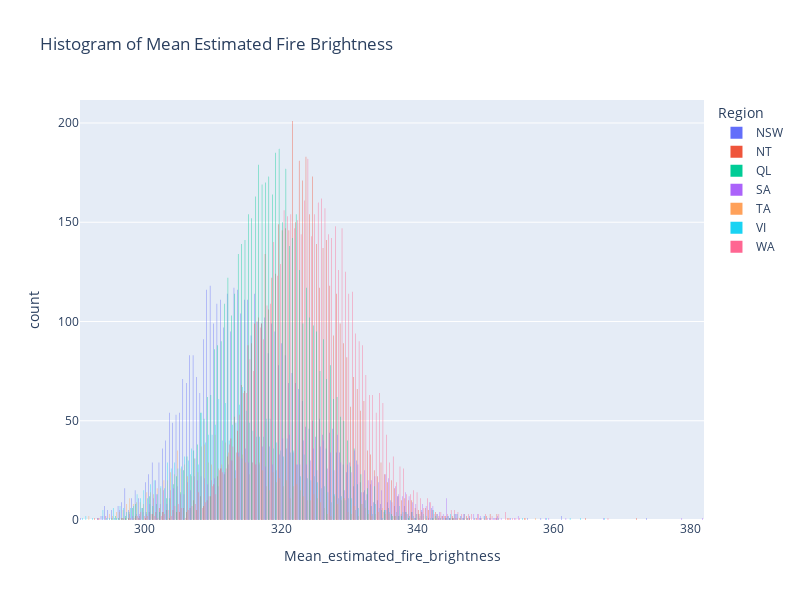

The notebook cell saved with this chart:
### Code cell
fig = px.histogram(df,x='Mean_estimated_fire_brightness',title='Histogram of Mean Estimated Fire Brightness',\
                  color='Region', barmode='group', width=800, height=600)
fig.show()

### Figure 1 — Plotly figure (JSON) as saved in the notebook; plotly's stock layout.template omitted (floating-point values rounded to 4 significant figures; data arrays with more than 128 entries replaced by an {"elided": "..."} marker saying what was removed)
{"data": [{"alignmentgroup": "True", "bingroup": "x", "hovertemplate": "Region=NSW<br>Mean_estimated_fire_brightness=%{x}<br>count=%{y}<extra></extra>", "legendgroup": "NSW", "marker": {"color": "#636efa", "pattern": {"shape": ""}}, "name": "NSW", "offsetgroup": "NSW", "orientation": "v", "showlegend": true, "type": "histogram", "x": {"elided": "4623 float values"}, "xaxis": "x", "yaxis": "y"}, {"alignmentgroup": "True", "bingroup": "x", "hovertemplate": "Region=NT<br>Mean_estimated_fire_brightness=%{x}<br>count=%{y}<extra></extra>", "legendgroup": "NT", "marker": {"color": "#EF553B", "pattern": {"shape": ""}}, "name": "NT", "offsetgroup": "NT", "orientation": "v", "showlegend": true, "type": "histogram", "x": {"elided": "5053 float values"}, "xaxis": "x", "yaxis": "y"}, {"alignmentgroup": "True", "bingroup": "x", "hovertemplate": "Region=QL<br>Mean_estimated_fire_brightness=%{x}<br>count=%{y}<extra></extra>", "legendgroup": "QL", "marker": {"color": "#00cc96", "pattern": {"shape": ""}}, "name": "QL", "offsetgroup": "QL", "orientation": "v", "showlegend": true, "type": "histogram", "x": {"elided": "5533 float values"}, "xaxis": "x", "yaxis": "y"}, {"alignmentgroup": "True", "bingroup": "x", "hovertemplate": "Region=SA<br>Mean_estimated_fire_brightness=%{x}<br>count=%{y}<extra></extra>", "legendgroup": "SA", "marker": {"color": "#ab63fa", "pattern": {"shape": ""}}, "name": "SA", "offsetgroup": "SA", "orientation": "v", "showlegend": true, "type": "histogram", "x": {"elided": "1990 float values"}, "xaxis": "x", "yaxis": "y"}, {"alignmentgroup": "True", "bingroup": "x", "hovertemplate": "Region=TA<br>Mean_estimated_fire_brightness=%{x}<br>count=%{y}<extra></extra>", "legendgroup": "TA", "marker": {"color": "#FFA15A", "pattern": {"shape": ""}}, "name": "TA", "offsetgroup": "TA", "orientation": "v", "showlegend": true, "type": "histogram", "x": {"elided": "1404 float values"}, "xaxis": "x", "yaxis": "y"}, {"alignmentgroup": "True", "bingroup": "x", "hovertemplate": "Region=VI<br>Mean_estimated_fire_brightness=%{x}<br>count=%{y}<extra></extra>", "legendgroup": "VI", "marker": {"color": "#19d3f3", "pattern": {"shape": ""}}, "name": "VI", "offsetgroup": "VI", "orientation": "v", "showlegend": true, "type": "histogram", "x": {"elided": "2176 float values"}, "xaxis": "x", "yaxis": "y"}, {"alignmentgroup": "True", "bingroup": "x", "hovertemplate": "Region=WA<br>Mean_estimated_fire_brightness=%{x}<br>count=%{y}<extra></extra>", "legendgroup": "WA", "marker": {"color": "#FF6692", "pattern": {"shape": ""}}, "name": "WA", "offsetgroup": "WA", "orientation": "v", "showlegend": true, "type": "histogram", "x": {"elided": "5627 float values"}, "xaxis": "x", "yaxis": "y"}], "layout": {"barmode": "group", "height": 600, "legend": {"title": {"text": "Region"}, "tracegroupgap": 0}, "title": {"text": "Histogram of Mean Estimated Fire Brightness"}, "width": 800, "xaxis": {"anchor": "y", "autorange": true, "domain": [0, 1], "range": [290.5, 382], "title": {"text": "Mean_estimated_fire_brightness"}, "type": "linear"}, "yaxis": {"anchor": "x", "autorange": true, "domain": [0, 1], "range": [0, 211.6], "title": {"text": "count"}}}}
